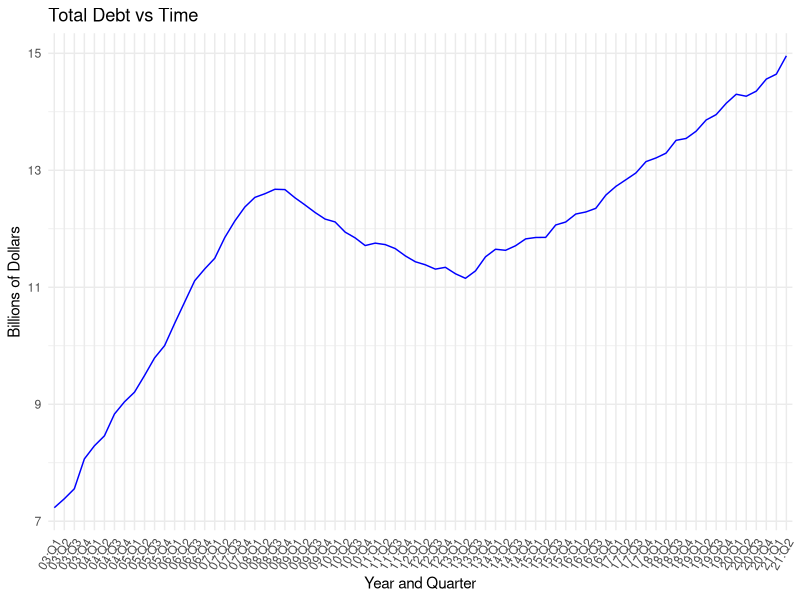
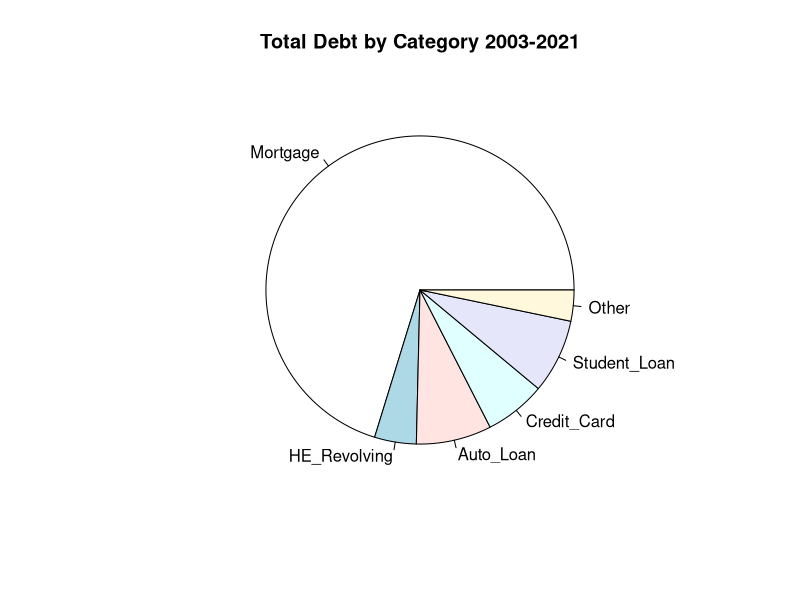

The R source for these figures, in order:
## ---- chunk 1
#| label: setup
#| warning: false
#| message: false

library(tidyverse)
library(readxl)
library(ggplot2)

knitr::opts_chunk$set(echo = TRUE, warning=FALSE, message=FALSE)
## ---- chunk 2
#| label: read data
debt <- read_excel("_data/debt_in_trillions.xlsx")
debt
## ---- chunk 3
#| label: mutate data
colnames(debt) <- gsub(" ", "_", colnames(debt))
debt
## ---- chunk 4
#| label: time dependent graph
ggplot(debt, aes(x = Year_and_Quarter, y = Total)) +
  geom_line(aes(group = 1), color = "blue") +
  theme_minimal() + 
  theme(axis.text.x = element_text(angle = 60, hjust = 1)) +
  labs(title = "Total Debt vs Time", x = "Year and Quarter", y = "Billions of Dollars")
## ---- chunk 5
#| label: drop columns
debt_trim <- debt %>%
  select(-c("Year_and_Quarter", "Total"))
debt_trim
## ---- chunk 6
#| label: sum columns
sums_df <- data.frame(Sums = colSums(debt_trim))
sums_df
## ---- chunk 7
#| label: generate pie chart
values <- sums_df$Sums
label_names <- row.names(sums_df)
pie(values, labels = label_names, main = "Total Debt by Category 2003-2021")
